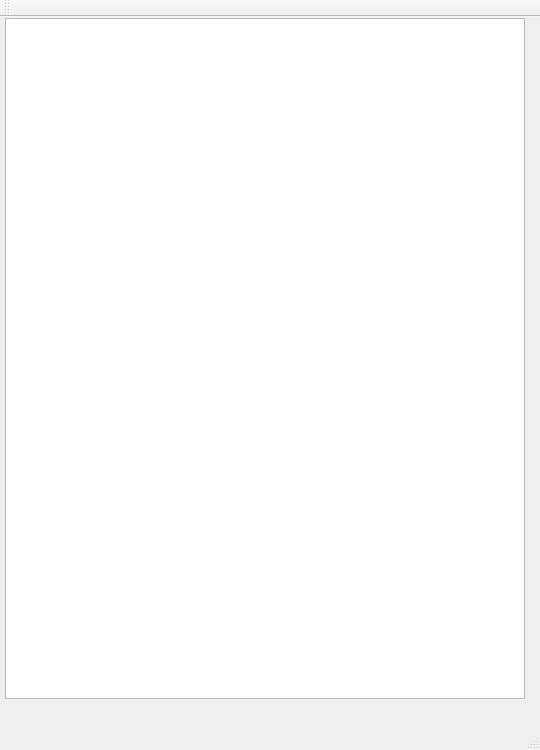
<?xml version="1.0" encoding="UTF-8"?>
<ui version="4.0">
 <class>MainWindow</class>
 <widget class="QMainWindow" name="MainWindow">
  <property name="geometry">
   <rect>
    <x>0</x>
    <y>0</y>
    <width>540</width>
    <height>750</height>
   </rect>
  </property>
  <property name="maximumSize">
   <size>
    <width>540</width>
    <height>750</height>
   </size>
  </property>
  <property name="windowTitle">
   <string>MainWindow</string>
  </property>
  <widget class="QWidget" name="centralWidget">
   <widget class="QGraphicsView" name="graphicsView">
    <property name="geometry">
     <rect>
      <x>5</x>
      <y>1</y>
      <width>520</width>
      <height>681</height>
     </rect>
    </property>
   </widget>
  </widget>
  <widget class="QMenuBar" name="menuBar">
   <property name="geometry">
    <rect>
     <x>0</x>
     <y>0</y>
     <width>540</width>
     <height>26</height>
    </rect>
   </property>
  </widget>
  <widget class="QToolBar" name="mainToolBar">
   <attribute name="toolBarArea">
    <enum>TopToolBarArea</enum>
   </attribute>
   <attribute name="toolBarBreak">
    <bool>false</bool>
   </attribute>
  </widget>
  <widget class="QStatusBar" name="statusBar"/>
 </widget>
 <layoutdefault spacing="6" margin="11"/>
 <resources/>
 <connections/>
</ui>
